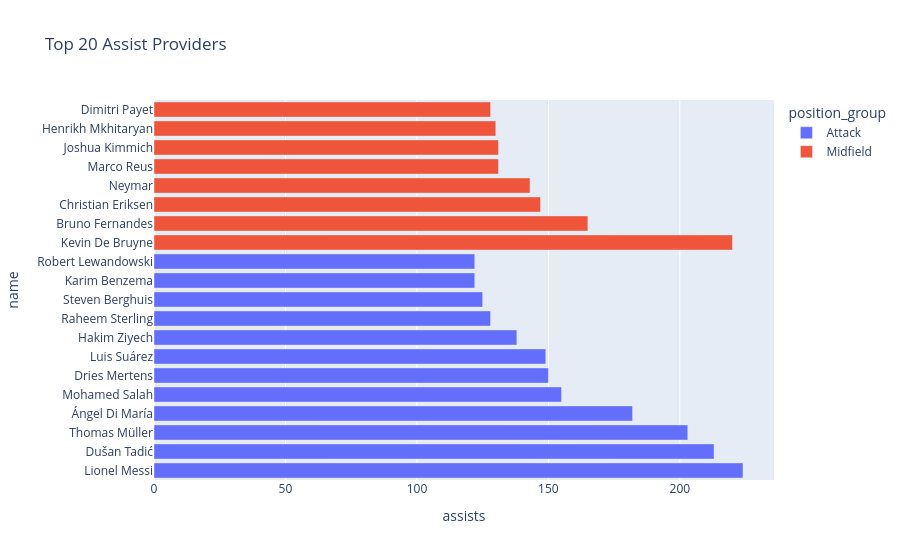

Write notebook code for a chart like this one.
### Code cell
top_assists = (
    master_df
    .nlargest(20, "assists")
    [["name","assists","position_group"]]
)

fig = px.bar(
    top_assists,
    x="assists",
    y="name",
    orientation="h",
    color="position_group",
    title="Top 20 Assist Providers"
)

fig.show()

### Figure 1 — Plotly figure (JSON) as saved in the notebook; plotly's stock layout.template omitted (floating-point values rounded to 4 significant figures)
{"data": [{"hovertemplate": "position_group=Attack<br>assists=%{x}<br>name=%{y}<extra></extra>", "legendgroup": "Attack", "marker": {"color": "#636efa", "pattern": {"shape": ""}}, "name": "Attack", "orientation": "h", "showlegend": true, "textposition": "auto", "type": "bar", "x": [224.0, 213.0, 203.0, 182.0, 155.0, 150.0, 149.0, 138.0, 128.0, 125.0, 122.0, 122.0], "xaxis": "x", "y": ["Lionel Messi", "Dušan Tadić", "Thomas Müller", "Ángel Di María", "Mohamed Salah", "Dries Mertens", "Luis Suárez", "Hakim Ziyech", "Raheem Sterling", "Steven Berghuis", "Karim Benzema", "Robert Lewandowski"], "yaxis": "y"}, {"hovertemplate": "position_group=Midfield<br>assists=%{x}<br>name=%{y}<extra></extra>", "legendgroup": "Midfield", "marker": {"color": "#EF553B", "pattern": {"shape": ""}}, "name": "Midfield", "orientation": "h", "showlegend": true, "textposition": "auto", "type": "bar", "x": [220.0, 165.0, 147.0, 143.0, 131.0, 131.0, 130.0, 128.0], "xaxis": "x", "y": ["Kevin De Bruyne", "Bruno Fernandes", "Christian Eriksen", "Neymar", "Marco Reus", "Joshua Kimmich", "Henrikh Mkhitaryan", "Dimitri Payet"], "yaxis": "y"}], "layout": {"barmode": "relative", "legend": {"title": {"text": "position_group"}, "tracegroupgap": 0}, "title": {"text": "Top 20 Assist Providers"}, "xaxis": {"anchor": "y", "domain": [0, 1], "title": {"text": "assists"}}, "yaxis": {"anchor": "x", "domain": [0, 1], "title": {"text": "name"}}}}
